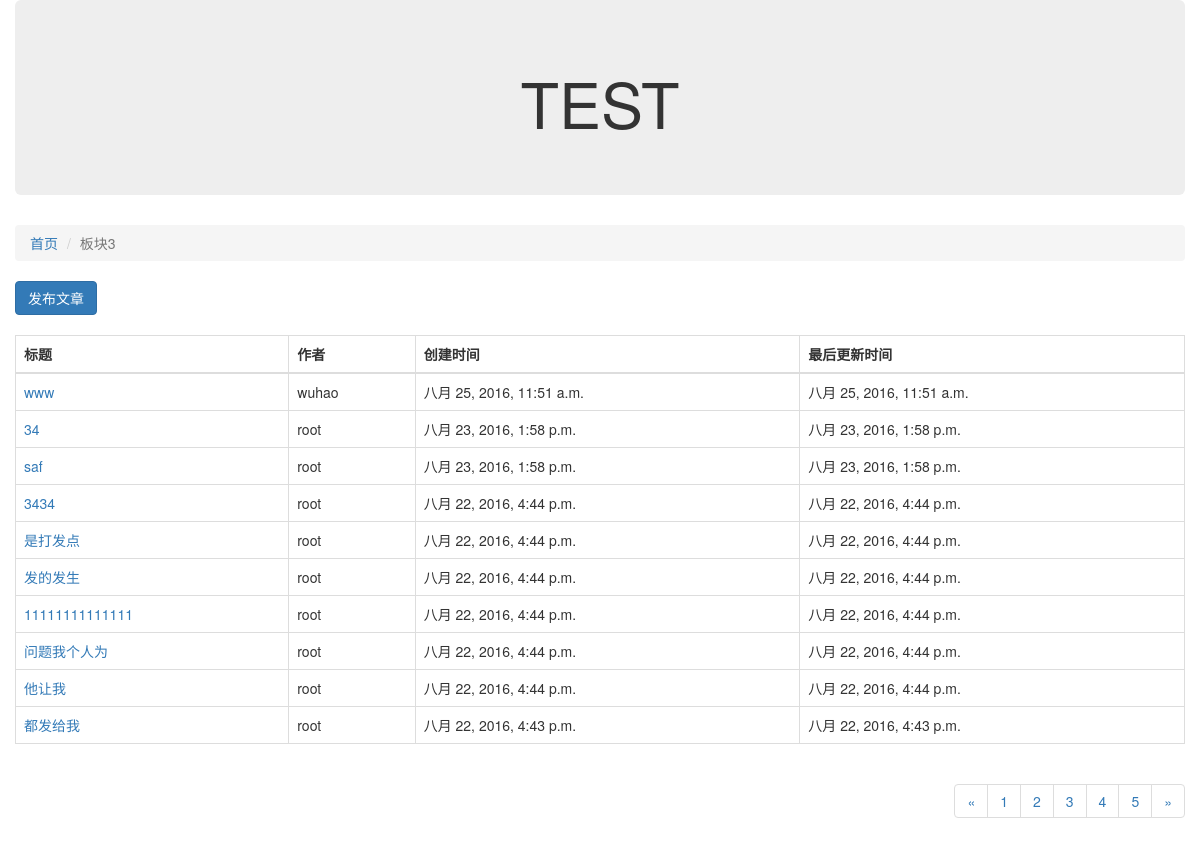
/article/list/3, run on the app's committed database.
### block/models.py (models this page shows, shortened)
class Block(models.Model):
    name=models.CharField('版块名称',max_length=100)
    desc=models.CharField('版块描述',max_length=100)
    manger_name=models.CharField('版块管理员',max_length=100)
    status=models.IntegerField('状态',choices=((0,'正常'),(-1,'删除')))
    class Meta:
        verbose_name="版块"
        verbose_name_plural="版块"

### article/models.py (models this page shows, shortened)
class Article(models.Model):
    owner=models.ForeignKey(User,verbose_name="作者")
    block=models.ForeignKey(Block, verbose_name="版块ID")
    title=models.CharField("文章标题",max_length=100)
    content=models.CharField("文章内容", max_length=10000)
    status=models.IntegerField("状态",choices=((0,"正常"),(-1,"删除")))
    create_timestamp=models.DateTimeField("创建时间",auto_now_add=True)
    last_update_timestamp=models.DateTimeField("更新时间",auto_now=True)
    class Meta:
        verbose_name="文章"
        verbose_name_plural="文章"

### article/views.py (the view)
# urls.py: url(r'^list/(?P<block_id>\d+)', article_list),
def article_list(request,block_id):
    ARTICLE_CNT_1PAGE=10
    page_no=int(request.GET.get("page_no","1"))
    block_id=int(block_id)
    block=Block.objects.get(id=block_id)
    all_articles=Article.objects.filter(block=block,status=0).order_by("-id")
    p=Paginator(all_articles,ARTICLE_CNT_1PAGE)
    page=p.page(page_no)
    articles_objs=page.object_list
    return render(request,"article_list.html",{"articles":articles_objs,"b":block})

### article/templates/article_list.html
{% extends "base.html" %}
{% block content %}
<ol class="breadcrumb">
  <li><a href="/">首页</a></li>
  <li class="active">{{ b.name }}</li>
</ol>
<a href="/article/create/{{ b.id }}" class="btn btn-primary">发布文章</a>
<br />
<br />
<table class="table table-hover table-bordered">
  <thead>
    <tr>
      <th>标题</th>
      <th>作者</th>
      <th>创建时间</th>
      <th>最后更新时间</th>
    </tr>
  </thead>
  <tbody>
    {% for article in articles %}
    <tr>
      <td><a href="/article/detail/{{ article.id }}">{{ article.title }}</a></td>
      <td>{{ article.owner }}</td>
      <td>{{ article.create_timestamp }}</td>
      <td>{{ article.last_update_timestamp }}</td>
    </tr>
    {% endfor %}
  </tbody>
</table>
<nav class="pull-right">
  <ul class="pagination">
    <li>
      <a href="#" aria-label="Previous">
        <span aria-hidden="true">&laquo;</span>
      </a>
    </li>
    <li><a href="#">1</a></li>
    <li><a href="#">2</a></li>
    <li><a href="#">3</a></li>
    <li><a href="#">4</a></li>
    <li><a href="#">5</a></li>
    <li>
      <a href="#" aria-label="Next">
        <span aria-hidden="true">&raquo;</span>
      </a>
    </li>
  </ul>
</nav>
{% endblock %}

### data on the page
Block: name "板块3"
Article: title "www", owner "wuhao", create_timestamp "八月 25, 2016, 11:51 a.m.", last_update_timestamp "八月 25, 2016, 11:51 a.m."
Article: title "34", owner "root", create_timestamp "八月 23, 2016, 1:58 p.m.", last_update_timestamp "八月 23, 2016, 1:58 p.m."
Article: title "saf", owner "root", create_timestamp "八月 23, 2016, 1:58 p.m.", last_update_timestamp "八月 23, 2016, 1:58 p.m."
Article: title "3434", owner "root", create_timestamp "八月 22, 2016, 4:44 p.m.", last_update_timestamp "八月 22, 2016, 4:44 p.m."
Article: title "是打发点", owner "root", create_timestamp "八月 22, 2016, 4:44 p.m.", last_update_timestamp "八月 22, 2016, 4:44 p.m."
Article: title "发的发生", owner "root", create_timestamp "八月 22, 2016, 4:44 p.m.", last_update_timestamp "八月 22, 2016, 4:44 p.m."
Article: title "11111111111111", owner "root", create_timestamp "八月 22, 2016, 4:44 p.m.", last_update_timestamp "八月 22, 2016, 4:44 p.m."
Article: title "问题我个人为", owner "root", create_timestamp "八月 22, 2016, 4:44 p.m.", last_update_timestamp "八月 22, 2016, 4:44 p.m."
Article: title "他让我", owner "root", create_timestamp "八月 22, 2016, 4:44 p.m.", last_update_timestamp "八月 22, 2016, 4:44 p.m."
Article: title "都发给我", owner "root", create_timestamp "八月 22, 2016, 4:43 p.m.", last_update_timestamp "八月 22, 2016, 4:43 p.m."
